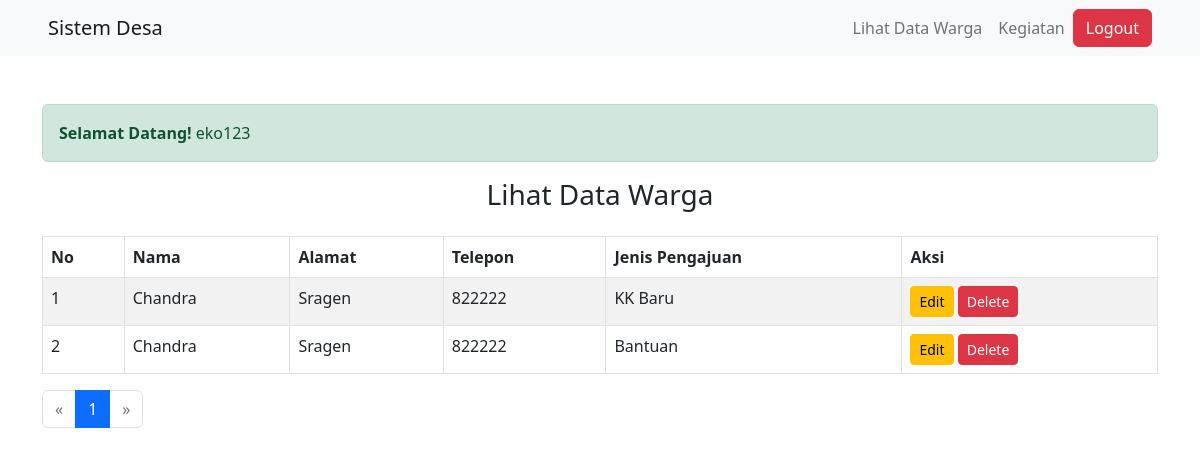
/data/view_data_warga.php (signed in), run on an earlier commit of the app's database.
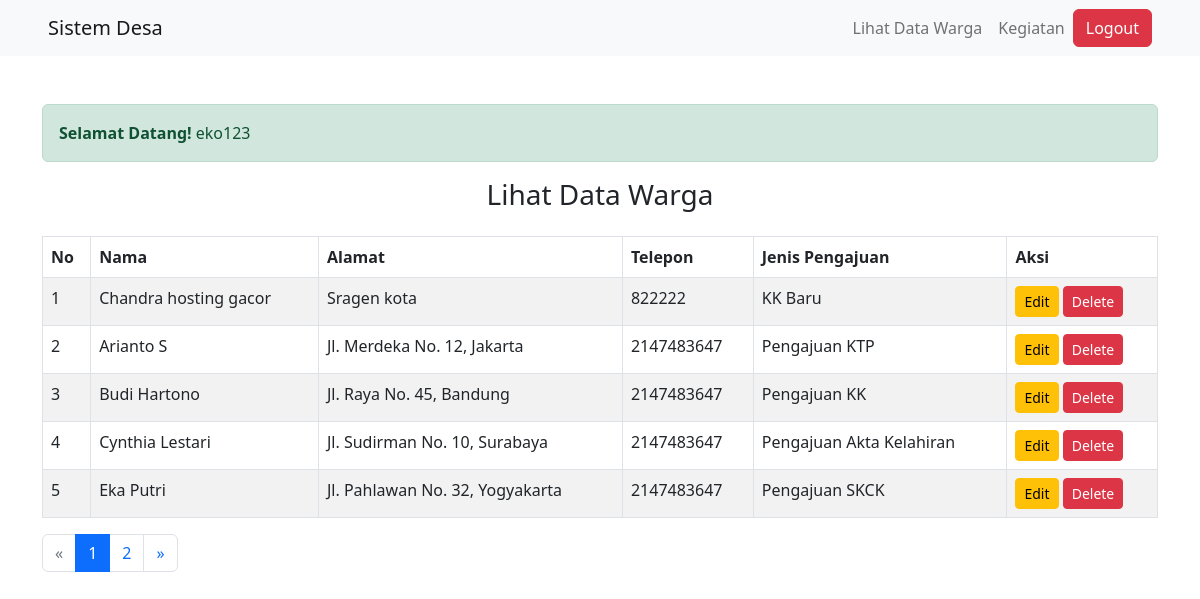
And on a later commit of the database.
### tables this page shows
CREATE TABLE `surat_pengajuan` (
  `id` int(11) NOT NULL,
  `nama` varchar(255) NOT NULL,
  `alamat` varchar(255) NOT NULL,
  `no_hp` int(11) NOT NULL,
  `jenis_pengajuan` varchar(50) NOT NULL
);

### data/view_data_warga.php (the view, shortened to what this page needs)
<?php
include('../db_connection.php');
$limit = 5;
$page = isset($_GET['page']) && is_numeric($_GET['page']) ? $_GET['page'] : 1;
$offset = ($page - 1) * $limit;
$query = "SELECT * FROM surat_pengajuan LIMIT $limit OFFSET $offset";
$result = $conn->query($query);
$totalQuery = "SELECT COUNT(*) AS total FROM surat_pengajuan";
$totalResult = $conn->query($totalQuery);
$totalRow = $totalResult->fetch_assoc();
$totalData = $totalRow['total'];
$totalPages = ceil($totalData / $limit);
?>
<!DOCTYPE html>
<html lang="en">
<head>
    <link href="https://cdn.jsdelivr.net/npm/bootstrap@5.2.3/dist/css/bootstrap.min.css" rel="stylesheet">
</head>
<body>
    <nav class="navbar navbar-expand-lg navbar-light bg-light px-5">
        <div>
            <a class="navbar-brand" href="#">Sistem Desa</a>
        </div>
        <div class="collapse navbar-collapse ">
            <ul class="navbar-nav ms-auto">
                <li class="nav-item"><a class="nav-link" href="view_data_warga.php">Lihat Data Warga</a></li>
            </ul>
            <ul class="navbar-nav mr-auto">
                <li class="nav-item"><a class="nav-link" href="view_data_kegiatan.php">Kegiatan</a></li>
            </ul>
            <form method="POST">
                <button name="logout" class="btn btn-danger">Logout</button>
            </form>
        </div>
    </nav>
    <div class="container mt-5">
        <div class="alert alert-success" role="alert">
            <strong>Selamat Datang!</strong> <?php echo $_SESSION['username']; ?>
        </div>
        <h3 class="text-center mb-4">Lihat Data Warga</h3>
        <div class="table-responsive">
            <table class="table table-striped table-bordered">
                <thead>
                    <tr>
                        <th>No</th>
                        <th>Nama</th>
                        <th>Alamat</th>
                        <th>Telepon</th>
                        <th>Jenis Pengajuan</th>
                        <th>Aksi</th>
                    </tr>
                </thead>
                <tbody>
                    <?php
                    if ($result->num_rows > 0) {
                        $no = 1 + $offset;
                        while ($row = $result->fetch_assoc()) {
                    ?>
                            <tr>
                                <td><?= $no++; ?></td>
                                <td><?= htmlspecialchars($row['nama']); ?></td>
                                <td><?= htmlspecialchars($row['alamat']); ?></td>
                                <td><?= htmlspecialchars($row['no_hp']); ?></td>
                                <td><?= htmlspecialchars($row['jenis_pengajuan']); ?></td>
                                <td>
                                    <button class="btn btn-warning btn-sm" data-bs-toggle="modal" data-bs-target="#editModal<?= $row['id']; ?>">Edit</button>
                                    <button class="btn btn-danger btn-sm" data-bs-toggle="modal" data-bs-target="#deleteModal<?= $row['id']; ?>">Delete</button>
                                </td>
                            </tr>
                    <?php
                        }
                    } else {
                        echo "<tr><td colspan='6' class='text-center'>Data tidak ditemukan</td></tr>";
                    }
                    ?>
                </tbody>
            </table>
        </div>
        <nav aria-label="Page navigation example">
            <ul class="pagination">
                <li class="page-item <?= ($page == 1) ? 'disabled' : ''; ?>">
                    <a class="page-link" href="?page=<?= $page - 1; ?>" aria-label="Previous">
                        <span aria-hidden="true">&laquo;</span>
                    </a>
                </li>
                <?php for ($i = 1; $i <= $totalPages; $i++) { ?>
                    <li class="page-item <?= ($i == $page) ? 'active' : ''; ?>">
                        <a class="page-link" href="?page=<?= $i ?>"><?= $i ?></a>
                    </li>
                <?php } ?>
                <li class="page-item <?= ($page == $totalPages) ? 'disabled' : ''; ?>">
                    <a class="page-link" href="?page=<?= $page + 1; ?>" aria-label="Next">
                        <span aria-hidden="true">&raquo;</span>
                    </a>
                </li>
            </ul>
        </nav>
    </div>
</body>
</html>

What changed in the data, as far as the page shows it:
removed surat_pengajuan: nama "Chandra", alamat "Sragen", no_hp "822222", jenis_pengajuan "Bantuan"
changed surat_pengajuan "KK Baru": nama "Chandra" → "Chandra hosting gacor"; alamat "Sragen" → "Sragen kota"
added surat_pengajuan: nama "Arianto S", alamat "Jl. Merdeka No. 12, Jakarta", no_hp "2147483647", jenis_pengajuan "Pengajuan KTP"
added surat_pengajuan: nama "Budi Hartono", alamat "Jl. Raya No. 45, Bandung", no_hp "2147483647", jenis_pengajuan "Pengajuan KK"
added surat_pengajuan: nama "Cynthia Lestari", alamat "Jl. Sudirman No. 10, Surabaya", no_hp "2147483647", jenis_pengajuan "Pengajuan Akta Kelahiran"
added surat_pengajuan: nama "Eka Putri", alamat "Jl. Pahlawan No. 32, Yogyakarta", no_hp "2147483647", jenis_pengajuan "Pengajuan SKCK"
Also different on the page:
new list line: "2"
